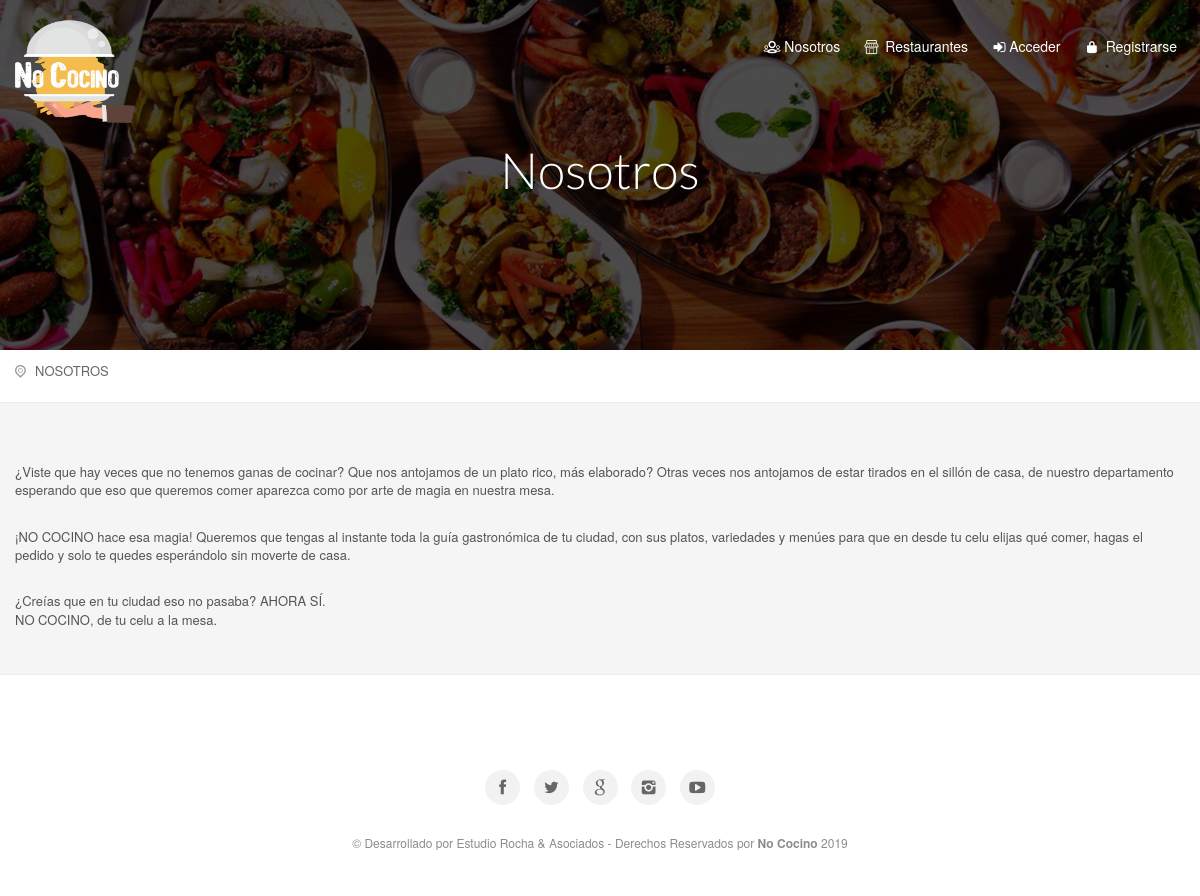
/contenidos.php?id=NOSOTROS, run on the app's committed database.
### tables this page shows
CREATE TABLE `contenidos` (
  `id` int(11) NOT NULL,
  `contenido` longtext,
  `cod` varchar(255) NOT NULL
);

### Config/Autoload.php (called while the page is built, shortened)
<?php
class autoload
{
    public static function runSitio()
    {
        spl_autoload_register(
            function($clase)
            {
                $ruta = str_replace("\\", "/", $clase) . ".php";
            }
        );
    }
}

### Clases/Conexion.php (called while the page is built, shortened)
<?php namespace Clases;
class Conexion
{
    private $datos = array("host"=> "localhost","user"=> "root","pass"=> "","db"  => "nococino");
    private $con;
    public function __construct()
    {
        $this->con = mysqli_connect($this->datos["host"], $this->datos["user"], $this->datos["pass"], $this->datos["db"]);
        mysqli_set_charset($this->con,'utf8');
    }
    public function sqlReturn($query)
    {
        $dato = $this->con->query($query);
        return $dato;
    }
}

### Clases/Contenidos.php (called while the page is built, shortened)
<?php namespace Clases;
class Contenidos
{
    public $id;
    public $cod;
    private $con;
    public function __construct()
    {
        $this->con = new Conexion();
    }
    public function view()
    {
        $sql   = "SELECT * FROM contenidos WHERE cod = '{$this->cod}' || id = '{$this->id}' ORDER BY id DESC";
        $notas = $this->con->sqlReturn($sql);
        $row   = mysqli_fetch_assoc($notas);
        return $row;
    }
}

### contenidos.php (the view, shortened to what this page needs)
<?php
require_once "Config/Autoload.php";
$contenidos = new Clases\Contenidos();
$id = isset($_GET["id"]) ? $_GET["id"] : '';
$contenidos->set("cod", $id);
$contenido = $contenidos->view();
?>
<section class="parallax-window" id="short" data-parallax="scroll" data-image-src="<?= URL ?>/assets/img/bkg.jpg" data-natural-width="1400" >
         <div id="subheader">
            <div id="sub_content">
                <h1><?= ucwords(strtolower($contenido["cod"])) ?></h1>
            </div>
        </div>
    </section>
    <div id="position">
        <div class="container">
            <ul>
                <li><a href="#0"><p><?= $contenido["cod"] ?></p></a></li>
            </ul>
        </div>
    </div>
    <div class="container margin_60_35">
        <div class="row" id="contacts">
            <div class="col-md-12">
                <?= $contenido["contenido"] ?>
            </div>
        </div>
    </div>

### assets/lightbox/lightbox.css (style rules this page uses)
body:after { content: url(../images/close.png) url(../images/loading.gif) url(../images/prev.png) url(../images/next.png); display: none; }

### assets/css/style.css (style rules this page uses)
@media (min-width:1200px) { .container { padding: 0px 0px; } }
body { font-size: 13px; line-height: 1.4; color: #555; background-color: #f5f5f5; font-family: "Helvetica Neue", Helvetica, Arial, sans-serif; }
h1, h2, h3, h4, h5, h6, label { color: #333; }
h1, h2 { font-family: 'Lato', "Helvetica Neue", Helvetica, Arial, sans-serif; }
a { color: rgb(6, 132, 180);; text-decoration: none; -webkit-transition: all 0.2s ease; transition: all 0.2s ease; outline: none; }
#subheader { color: #fff; text-align: center; display: table; width: 100%; height: 470px; background: rgba(0, 0, 0, .7); }
#short #subheader { height: 350px; }
#sub_content { display: table-cell; padding: 0 15%; vertical-align: middle; text-align: center; font-size: 16px; }
#sub_content h1 { margin: 0 0 10px 0; font-size: 60px; font-weight: 300; color: #fff; }
.parallax-window { min-height: 470px; background: transparent; position: relative; }
.parallax-window#short { height: 350px; min-height: inherit; }
#position { background-color: #fff; border-bottom: 1px solid #ededed; padding: 10px 0; font-size: 11px; }
#position ul li:first-child { padding-left: 20px; }
#position ul li:first-child:before { content: "\eaf4"; font-style: normal; font-weight: normal; font-family: "fontello"; position: absolute; left: 0; top: 1px; color: #999; }
#position ul { margin: 0; padding: 0; color: #888; }
#position ul li a { color: #252525; opacity: 0.7; }
#position ul li { display: inline-block; padding-right: 8px; margin-right: 3px; position: relative; }
#position ul li:after { content: "\e9ee"; font-style: normal; font-weight: normal; font-family: "fontello"; position: absolute; right: 0; top: 1px; }
#position ul li:last-child:after { content: ''; }
.margin_60_35 { padding-top: 60px; padding-bottom: 35px; }
#position { background-color: #fff; border-bottom: 1px solid #ededed; padding: 12px 0; font-size: 13px; }
#position ul { display: inline-block; }

### assets/css/responsive.css (style rules this page uses)
@media only screen and (max-width : 1200px) { #sub_content h1 { font-size:50px; } }

### data on the page
contenidos: cod "Nosotros", cod "NOSOTROS", contenido "¿Viste que hay veces que no tenemos ganas de cocinar? Que nos antojamos de un plato rico, más elaborado? Otras veces nos antojamos de estar tirados en el sillón de casa, de nuestro departamento esperando que eso que queremos comer aparezca como por arte de magia en nuestra mesa. ¡NO COCINO hace esa magia! Queremos que tengas al instante toda la guía gastronómica de tu ciudad, con sus platos, variedades y menúes para que en desde tu celu elijas qué comer, hagas el pedido y solo te quedes esperándolo sin moverte de casa. ¿Creías que en tu ciudad eso no pasaba? AHORA SÍ. NO COCINO, de tu celu a la mesa."

### other printed values
TITULO "No Cocino"
